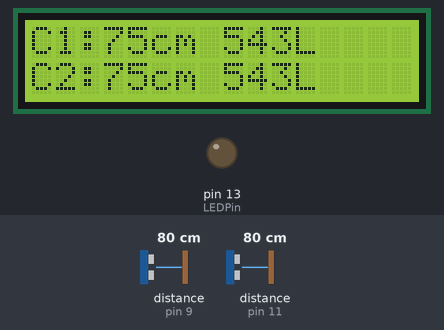
This sketch was run on a simulated Arduino Uno, built with avr-gcc and run on an emulated ATmega328P. On the bench: 16×2 character LCD, output pins drawn as LEDs (lit = HIGH). Wiring (inferred from the names in the program): 2 × ultrasonic range finder: trigger pin 10, echo pin 9 / trigger pin 12, echo pin 11. The inputs (shaded band) are chosen by the test bench; at power-on: distance to the obstacle (sensors on pin 9, pin 11) 80 cm. The echo pulse lasts 58.3 µs per cm; pins used as bus, display or sensor lines are not drawn.

Above: at 1.2 s.
1.3 s: distance to the obstacle (sensor on pin 9) set to 2 cm
At 3.3 s:
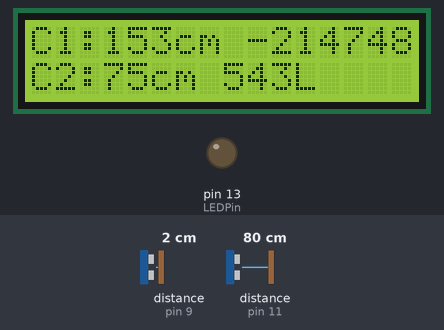
4.4 s: distance to the obstacle (sensor on pin 11) set to 2 cm
At 5.6 s:
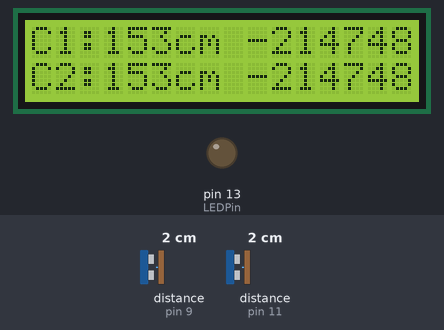
5.9 s: distance to the obstacle (sensor on pin 9) set to 4 cm
At 7.0 s:
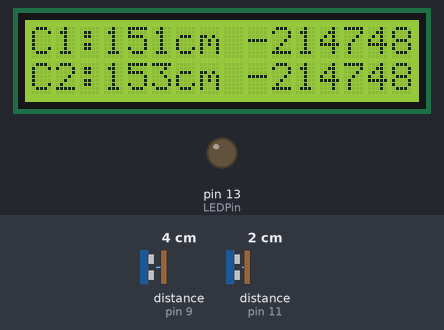
7.6 s: distance to the obstacle (sensor on pin 11) set to 4 cm
At 8.5 s:
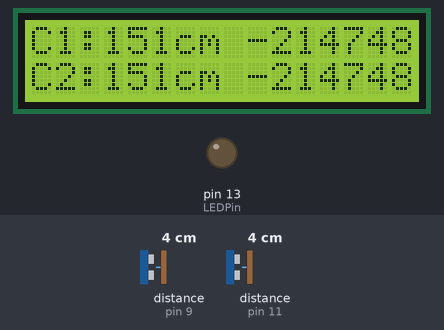
9.2 s: distance to the obstacle (sensor on pin 9) set to 9 cm
At 9.7 s:
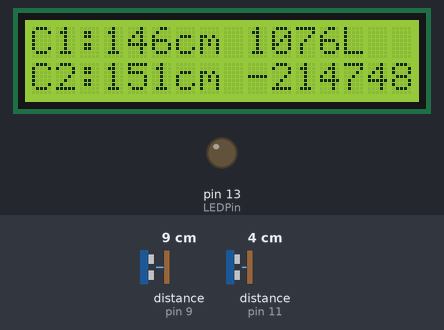
10.8 s: distance to the obstacle (sensor on pin 11) set to 9 cm
At 11.4 s:
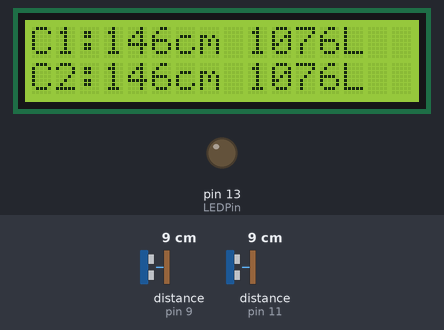
Timing chart, 0 to 13.4 s (numbered marks = the images above; inputs shaded):
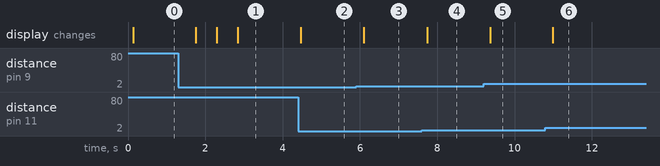

The sketch:

Double_Distance_LCD.ino
```cpp
// (licence header left out)
#include <Wire.h>
#include <LCD.h>
#include <LiquidCrystal_I2C.h>
　
//distance1 sensor
#define trigPin1 10
#define echoPin1 9
//distance2 sensor
#define trigPin2 12
#define echoPin2 11
int maximumRange = 400; // distance1 Maximale acceptée (en cm)
int minimumRange = 0;   // distance1 Minimale acceptée (en cm)
int Haut1 = 154;   // distance1 Minimale acceptée (en cm)
int Haut2 = 154;   // distance1 Minimale acceptée (en cm)
long pi = 3.141516;
long r = 35;
long l = 115;
　
long duration1, distance1, duration2, distance2; // Durée utilisé pour calculer la distance1
long h1, h2, h3;
long vol1, vol2;
　
//Flashing LED on Arduino board
#define LEDPin 13
　
//LCD
#define I2C_ADDR    0x27 // <<----- Add your address here.  Find it from I2C Scanner
#define BACKLIGHT_PIN     3
#define En_pin  2
#define Rw_pin  1
#define Rs_pin  0
#define D4_pin  4
#define D5_pin  5
#define D6_pin  6
#define D7_pin  7
　
int n = 1;
　
LiquidCrystal_I2C  lcd(I2C_ADDR,En_pin,Rw_pin,Rs_pin,D4_pin,D5_pin,D6_pin,D7_pin);
　
void setup()
{
  Serial.begin(9600);
  pinMode(trigPin1, OUTPUT);  //The transmit pin of the ultrasonic sensor
  pinMode(echoPin1, INPUT);   //The receive pin of the ultrasonic sensor
  pinMode(trigPin2, OUTPUT);  //The transmit pin of the ultrasonic sensor
  pinMode(echoPin2, INPUT);   //The receive pin of the ultrasonic sensor
  pinMode(LEDPin, OUTPUT);   //The LED of the Arduinolcd.begin (16,2); //  <<----- My LCD was 16x2
　
  lcd.begin (16,2); //  <<----- My LCD was 16x2

  // Switch on the backlight
  lcd.setBacklightPin(BACKLIGHT_PIN,POSITIVE);
  lcd.setBacklight(HIGH);
  lcd.home (); // go home
　
  lcd.print("---F8ASB.COM---");
  lcd.setCursor (0,1);
  lcd.print("    Le Blog   ");
}
　
void loop()
{
  // Sonde 1
  // Envoi une impulsion de 10 micro seconde sur la broche "trigger"
  digitalWrite(trigPin1, LOW);
  delayMicroseconds(2);
　
  digitalWrite(trigPin1, HIGH);
  delayMicroseconds(10);

  digitalWrite(trigPin1, LOW);

  // Attend que la broche Echo passe au niveau HAUT
  // retourne la durÃ©e
  duration1 = pulseIn(echoPin1, HIGH);
  //Serial.println("duration1");
  //Serial.println(duration1);
  //Calculer la distance1 (en cm, basÃ© sur la vitesse du son).
  distance1 = duration1/58.2;

  // Sonde 2
  // Envoi une impulsion de 10 micro seconde sur la broche "trigger"
  digitalWrite(trigPin2, LOW);
  delayMicroseconds(2);
　
  digitalWrite(trigPin2, HIGH);
  delayMicroseconds(10);

  digitalWrite(trigPin2, LOW);

  // Attend que la broche Echo passe au niveau HAUT
  // retourne la durÃ©e
  duration2 = pulseIn(echoPin2, HIGH);
  //Serial.println("duration1");
  //Serial.println(duration1);
  //Calculer la distance1 (en cm, basÃ© sur la vitesse du son).
  distance2 = duration2/58.2;

  // Si la distance1 mesurÃ©e est HORS des valeurs acceptables
  lcd.clear();
  if (distance1 >= maximumRange || distance1 <= minimumRange)
    {
    /* Envoyer une valeur nÃ©gative sur la liaison sÃ©rie.
       Activer la LED pour indiquer que l'erreur */
      lcd.setCursor(0,0);
      lcd.print(" STEP AWAY!!!");
    }
  else
    {
   /* Envoyer la distance1 vers l'ordinateur via liaison sÃ©rie.
      Eteindre la LED pour indiquer une lecture correcte. */
      lcd.setCursor(0,0);
      lcd.print("C1:");
      h1 = (Haut1 - distance1);
      lcd.print(h1);
      lcd.print("cm");
      if (h1 < 35)
        {
          vol1 = (l*(r*r*atan(sqrt(2*r*h1-h1*h1)/(r-h1)) - (r-h1)* sqrt(2*r*h1-h1*h1)))/1000;
          //http://www.nongnu.org/avr-libc/user-manual/group__avr__math.html#ga98384ad60834911ec93ac5ae1af4cf0a
          //view-source:http://richard.poncet1.free.fr/VolumeCuve.php
        }
      else
        {
          if (h1 > 115)
          {
            h3= h1 - 115 + 35;
            vol1 = ((3.141516*r*r + (h3-r)*sqrt(2*r*h3-h3*h3) - r*r*atan(sqrt(2*r*h3-h3*h3)/(h3-r)))+(115-r)*2*r)*l/1000;
          }
          else
          {
            vol1 = ((3.141516*r*r/2)+(h1-r)*2*r)*l/1000;
          }
        }
        lcd.print(" ");
        lcd.print(vol1);
        lcd.print("L");
      }


  if (distance2 >= maximumRange || distance2 <= minimumRange)
    {
    /* Envoyer une valeur nÃ©gative sur la liaison sÃ©rie.
       Activer la LED pour indiquer que l'erreur */
      lcd.setCursor(0,1);
      lcd.print(" STEP AWAY!!!");
    }
  else
    {
   /* Envoyer la distance1 vers l'ordinateur via liaison sÃ©rie.
      Eteindre la LED pour indiquer une lecture correcte. */
      lcd.setCursor(0,1);
      lcd.print("C2:");
      h2 = Haut2 - distance2;
      lcd.print(h2);
      lcd.print("cm");
      if (h2 < 35)
        {
          vol2 = (l*(r*r*atan(sqrt(2*r*h2-h2*h2)/(r-h2)) - (r-h2)* sqrt(2*r*h2-h2*h2)))/1000;
          //http://www.nongnu.org/avr-libc/user-manual/group__avr__math.html#ga98384ad60834911ec93ac5ae1af4cf0a
          //view-source:http://richard.poncet1.free.fr/VolumeCuve.php
        }
      else
        {
          if (h2 > 115)
          {
            h3= h2 - 115 + 35;
            vol2 = ((3.141516*r*r + (h3-r)*sqrt(2*r*h3-h3*h3) - r*r*atan(sqrt(2*r*h3-h3*h3)/(h3-r)))+(115-r)*2*r)*l/1000;
          }
          else
          {
            vol2 = ((3.141516*r*r/2)+(h2-r)*2*r)*l/1000;
          }
        }
        lcd.print(" ");
        lcd.print(vol2);
        lcd.print("L");
    }

 //Attendre 50ms avant d'effectuer la lecture suivante.
 delay(500);

}
　
```

Measured:
- after the input at 1.3 s, the display: changes after 0.45 s (image 1)
- after the input at 4.4 s, the display: changes after 0.06 s (image 2)
- after the input at 5.9 s, the display: changes after 0.20 s (image 3)
- after the input at 7.6 s, the display: changes after 0.14 s (image 4)
- after the input at 9.2 s, the display: changes after 0.17 s (image 5)
- after the input at 10.8 s, the display: changes after 0.18 s (image 6)
